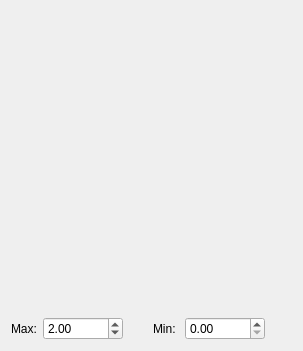
<?xml version="1.0" encoding="UTF-8"?>
<ui version="4.0">
 <class>Widget</class>
 <widget class="QWidget" name="Widget">
  <property name="geometry">
   <rect>
    <x>0</x>
    <y>0</y>
    <width>303</width>
    <height>351</height>
   </rect>
  </property>
  <property name="windowTitle">
   <string>Widget</string>
  </property>
  <layout class="QVBoxLayout" name="verticalLayout">
    <item>
     <widget class="PlotWidget" name="plotGraph" native="true">
      <property name="sizePolicy">
       <sizepolicy hsizetype="Expanding" vsizetype="Expanding">
        <horstretch>0</horstretch>
        <verstretch>0</verstretch>
       </sizepolicy>
      </property>
     </widget>
    </item>
    <item>
     <layout class="QHBoxLayout" name="horizontalLayout_3">
      <item>
       <layout class="QHBoxLayout" name="horizontalLayout">
        <item>
         <widget class="QLabel" name="label">
          <property name="text">
           <string>Max:</string>
          </property>
         </widget>
        </item>
        <item>
         <widget class="QDoubleSpinBox" name="max">
          <property name="minimumSize">
           <size>
            <width>80</width>
            <height>0</height>
           </size>
          </property>
          <property name="buttonSymbols">
           <enum>QAbstractSpinBox::UpDownArrows</enum>
          </property>
          <property name="singleStep">
           <double>0.100000000000000</double>
          </property>
          <property name="value">
           <double>2.000000000000000</double>
          </property>
         </widget>
        </item>
       </layout>
      </item>
      <item>
       <layout class="QHBoxLayout" name="horizontalLayout_2">
        <property name="spacing">
         <number>9</number>
        </property>
        <property name="leftMargin">
         <number>24</number>
        </property>
        <item>
         <widget class="QLabel" name="label_2">
          <property name="sizePolicy">
           <sizepolicy hsizetype="Preferred" vsizetype="Preferred">
            <horstretch>0</horstretch>
            <verstretch>0</verstretch>
           </sizepolicy>
          </property>
          <property name="text">
           <string>Min:</string>
          </property>
         </widget>
        </item>
        <item>
         <widget class="QDoubleSpinBox" name="min">
          <property name="minimumSize">
           <size>
            <width>80</width>
            <height>0</height>
           </size>
          </property>
          <property name="singleStep">
           <double>0.100000000000000</double>
          </property>
         </widget>
        </item>
       </layout>
      </item>
      <item>
       <spacer name="horizontalSpacer">
        <property name="orientation">
          <enum>Qt::Horizontal</enum>
        </property>
        <property name="sizeHint" stdset="0">
          <size>
            <width>40</width>
            <height>20</height>
          </size>
        </property>
      </spacer>
      </item>
     </layout>
    </item>
   </layout>
 </widget>
 <customwidgets>
  <customwidget>
   <class>PlotWidget</class>
   <extends>QWidget</extends>
   <header>pyqtgraph</header>
   <container>1</container>
  </customwidget>
 </customwidgets>
 <resources/>
 <connections/>
</ui>
